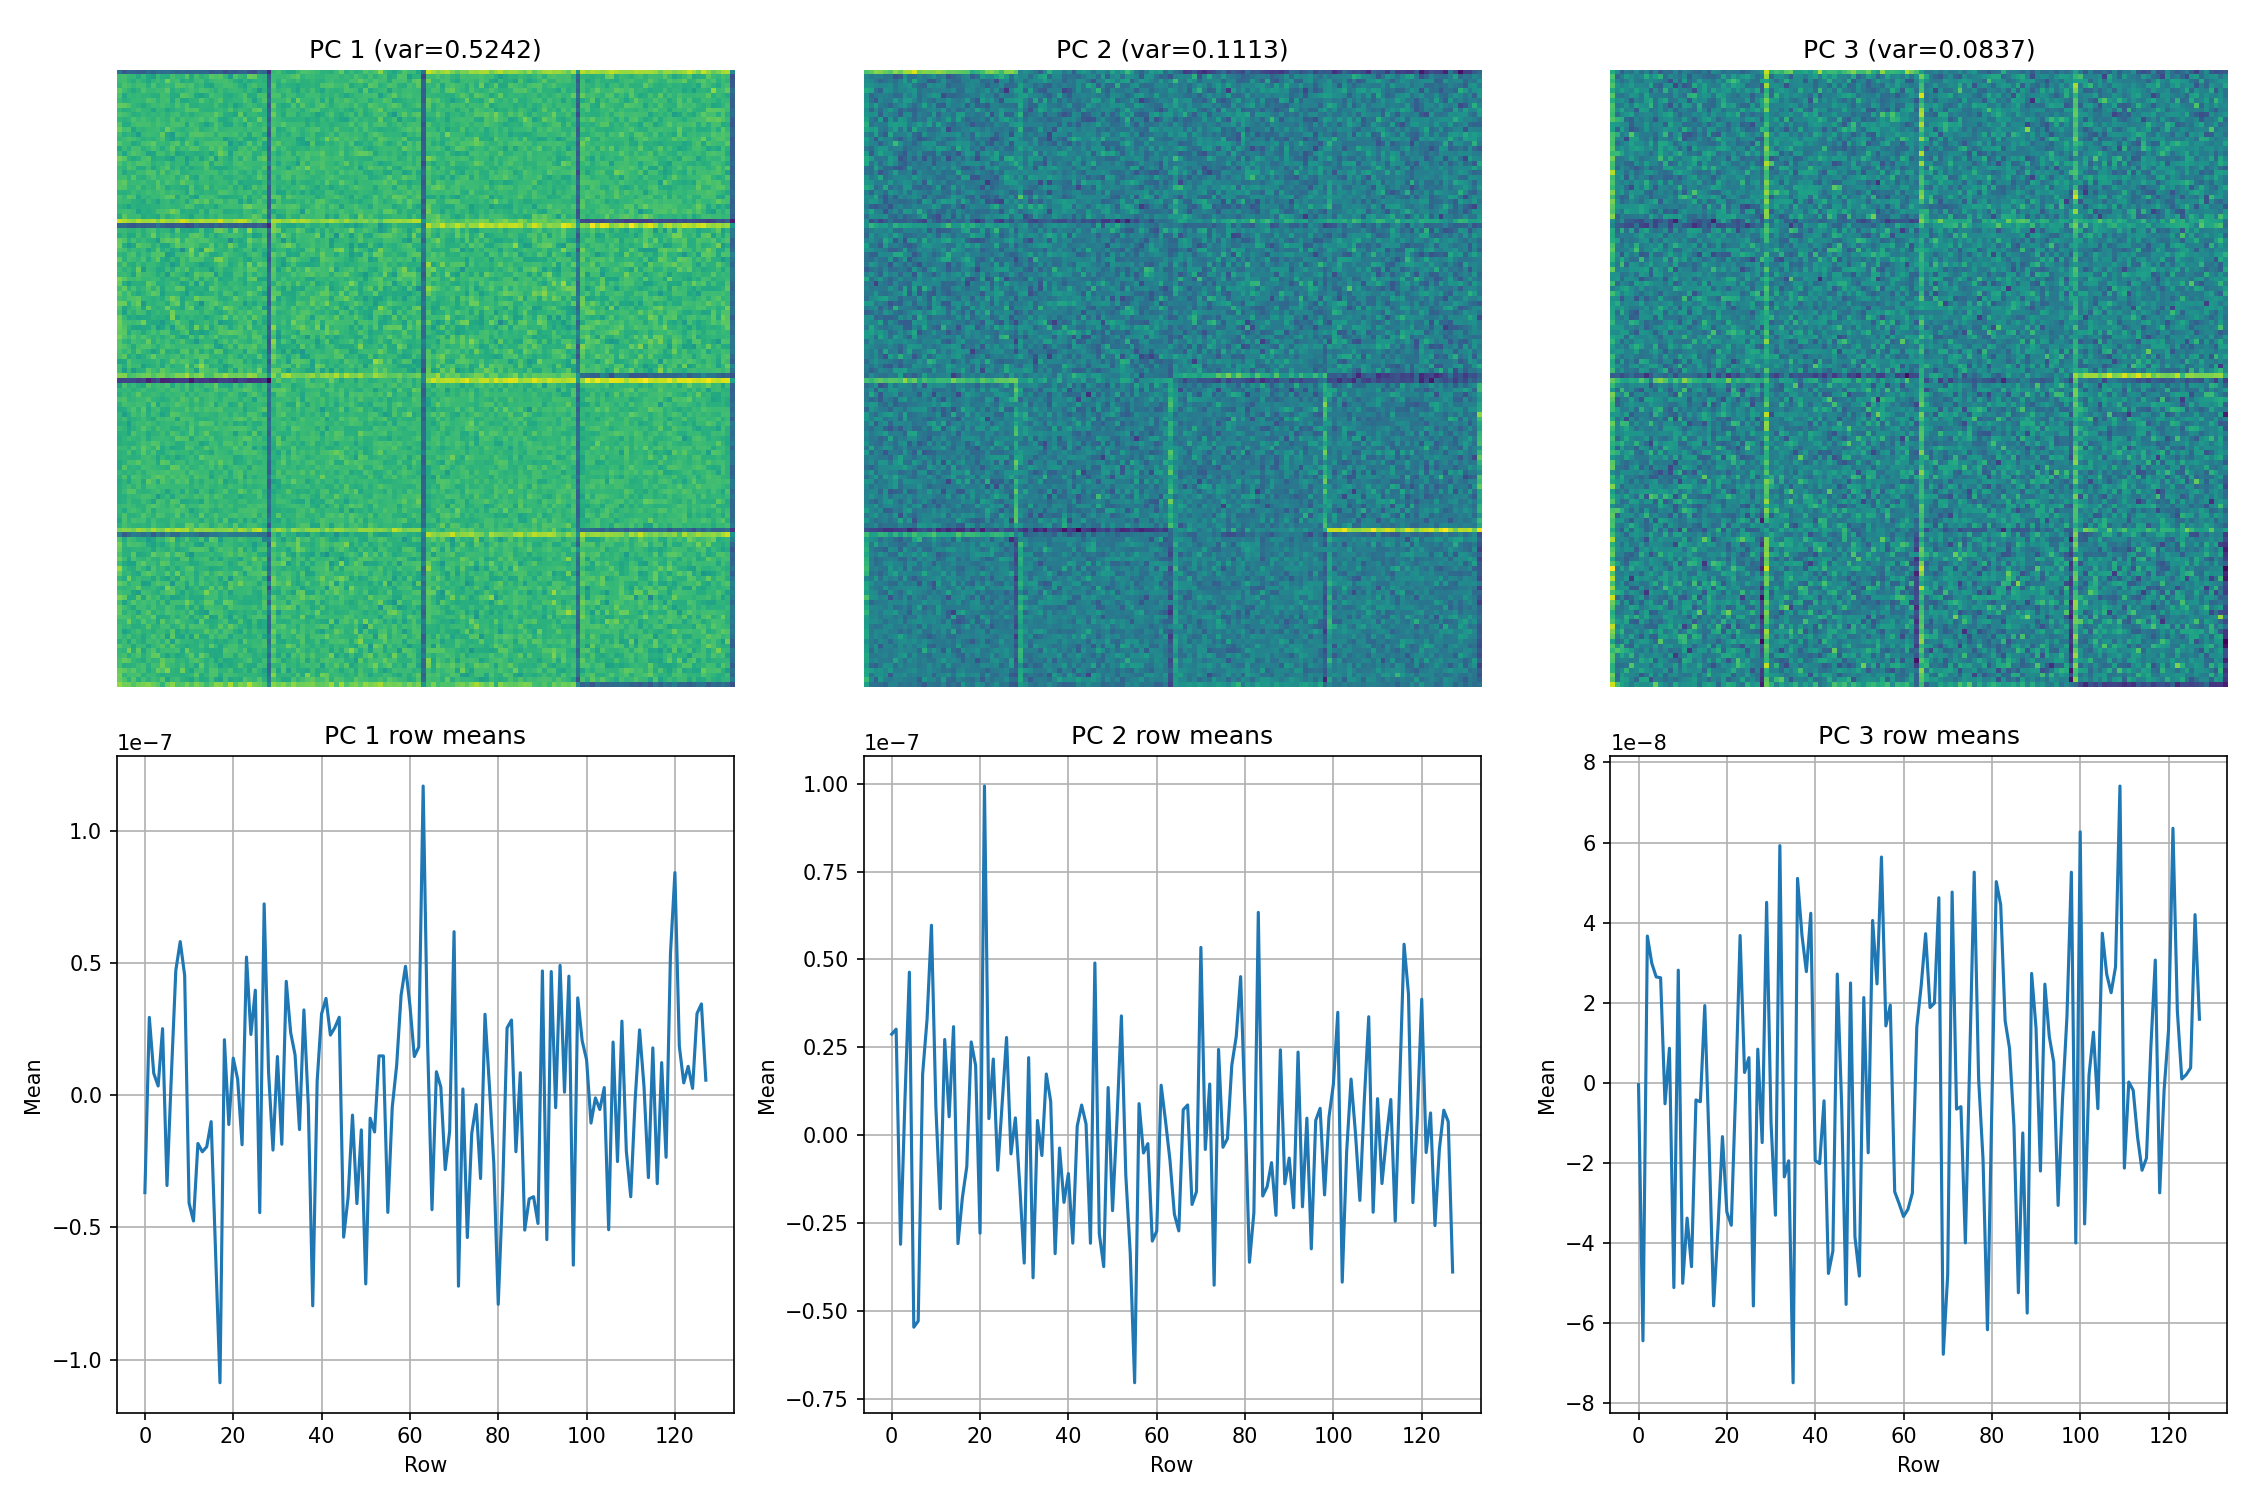

This figure's Python source:
"""Analyze PCA structure of student embeddings"""
import sys
sys.path.insert(0, "/workspace/xuannv")
sys.path.insert(0, "/workspace/xuannv/aef_reference")

import torch
import numpy as np
import matplotlib
matplotlib.use('Agg')
import matplotlib.pyplot as plt
import torch_npu
from src.aef.architecture.aef_module import AlphaEarthFoundations

input_sources = {"s1": 2, "s2": 6, "tianyi_sar": 1, "landsat": 6, "planet": 4}
decode_sources = {"s1": 2, "s2": 6, "tianyi_sar": 1, "landsat": 6, "planet": 4, "dem": 1, "worldcover": 11, "dynamic_world": 9, "jrc_water": 1}
model = AlphaEarthFoundations(
    model_size="small",
    input_sources=input_sources,
    decode_sources=decode_sources,
    per_source_latent=32,
    enable_text_align=False,
)

checkpoint_path = "/workspace/xuannv/aef_reference/outputs/aef_distill_seed42/step_000200_seed42.pt"
checkpoint = torch.load(checkpoint_path, map_location="cpu")
state_dict = checkpoint["model_state_dict"]
new_state_dict = {}
for k, v in state_dict.items():
    if k.startswith("module."):
        new_state_dict[k[7:]] = v
    else:
        new_state_dict[k] = v
model.load_state_dict(new_state_dict, strict=False)

device = "npu:0"
model = model.to(device)
model.eval()

B, T, H, W = 1, 4, 128, 128
source_data = {
    "s1": torch.randn(B, T, H, W, 2, device=device),
    "s2": torch.randn(B, T, H, W, 6, device=device),
    "tianyi_sar": torch.randn(B, T, H, W, 1, device=device),
    "landsat": torch.randn(B, T, H, W, 6, device=device),
    "planet": torch.randn(B, T, H, W, 4, device=device),
}
timestamps = {k: torch.rand(B, T, device=device) for k in source_data.keys()}
valid_periods = [(0.0, 1.0)]

with torch.no_grad():
    out = model(source_data, timestamps, valid_periods)
    emb = out['student_embeddings'][0].cpu().numpy()  # (128, 128, 64)

# PCA
emb_flat = emb.reshape(-1, 64)
mean = emb_flat.mean(axis=0)
centered = emb_flat - mean
cov = np.cov(centered.T)
eigvals, eigvecs = np.linalg.eigh(cov)
idx = np.argsort(eigvals)[::-1]
eigvecs = eigvecs[:, idx]

# Project to top 3
proj = centered @ eigvecs[:, :3]

# Check row mean of each PC
fig, axes = plt.subplots(2, 3, figsize=(15, 10))

for i in range(3):
    pc = proj[:, i].reshape(128, 128)
    
    # Show PC image
    axes[0, i].imshow(pc, cmap='viridis')
    axes[0, i].set_title(f'PC {i+1} (var={eigvals[idx[i]]/eigvals.sum():.4f})')
    axes[0, i].axis('off')
    
    # Show row mean
    row_means = pc.mean(axis=1)
    axes[1, i].plot(row_means)
    axes[1, i].set_title(f'PC {i+1} row means')
    axes[1, i].set_xlabel('Row')
    axes[1, i].set_ylabel('Mean')
    axes[1, i].grid(True)

plt.tight_layout()
plt.savefig("/workspace/xuannv/aef_reference/debug_pca_structure.png", dpi=150)
print("Saved debug_pca_structure.png")

# Check if row means have periodic structure
print("\nRow mean stats:")
for i in range(3):
    pc = proj[:, i].reshape(128, 128)
    row_means = pc.mean(axis=1)
    print(f"PC {i+1}: min={row_means.min():.4f}, max={row_means.max():.4f}, std={row_means.std():.4f}")
    
    # Check autocorrelation of row means
    corr = np.correlate(row_means - row_means.mean(), row_means - row_means.mean(), mode='full')
    corr = corr[len(corr)//2:]
    corr = corr / corr[0]
    print(f"  Autocorr (lag 1-5): {corr[1:6]}")

# Also check column means
print("\nColumn mean stats:")
for i in range(3):
    pc = proj[:, i].reshape(128, 128)
    col_means = pc.mean(axis=0)
    print(f"PC {i+1}: min={col_means.min():.4f}, max={col_means.max():.4f}, std={col_means.std():.4f}")
